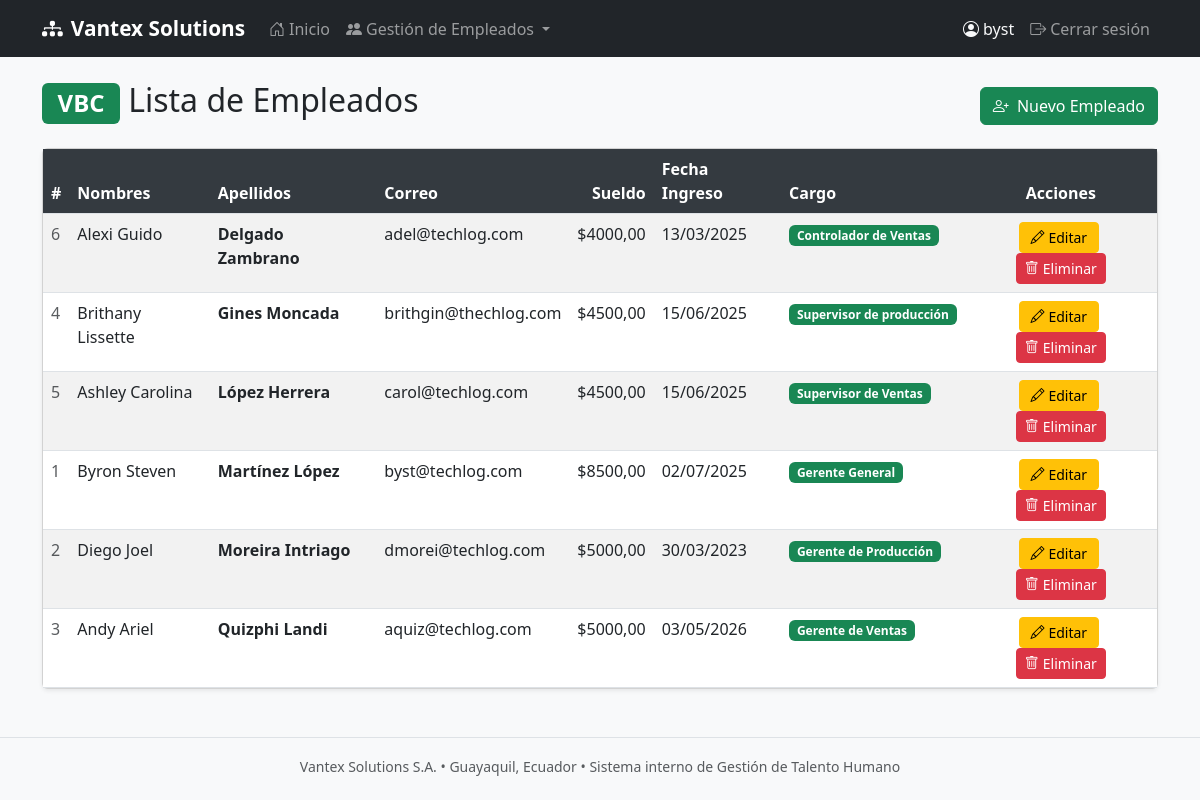
Page /vbc/empleados/ (signed in) on the committed database.
### empleados/models.py (models this page shows, shortened)
class Empleado(models.Model):
    nombres = models.CharField(max_length=100)
    apellidos = models.CharField(max_length=100)
    correo = models.EmailField()
    sueldo = models.DecimalField(max_digits=10, decimal_places=2)
    fecha_ingreso = models.DateField()
    cargo = models.ForeignKey(Cargo, on_delete=models.CASCADE, related_name='empleados')
    class Meta:
        verbose_name = 'Empleado'
        verbose_name_plural = 'Empleados'
        ordering = ['apellidos', 'nombres']

class Cargo(models.Model):
    nombre = models.CharField(max_length=100)
    descripcion = models.CharField(max_length=200, blank=True, null=True)
    def __str__(self):
        return self.nombre
    class Meta:
        verbose_name = 'Cargo'
        verbose_name_plural = 'Cargos'
        ordering = ['nombre']

### empleados/views_vbc.py (the view)
class EmpleadoListView(LoginRequiredMixin, ListView):
    model = Empleado
    template_name = 'empleados/vbc/empleado_lista.html'
    context_object_name = 'empleados'
    def get_queryset(self):
        return Empleado.objects.select_related('cargo').all()

### empleados/templates/empleados/vbc/empleado_lista.html (shortened to what this page needs)
{% extends 'empleados/base.html' %}
{% block content %}
<div class="d-flex justify-content-between align-items-center mb-3">
    <h2><span class="badge bg-success me-2">VBC</span>Lista de Empleados</h2>
    <a href="{% url 'vbc:empleado_crear' %}" class="btn btn-success">
        <i class="bi bi-person-plus me-1"></i> Nuevo Empleado
    </a>
</div>
{% if empleados %}
<div class="card shadow-sm">
    <div class="card-body p-0">
        <table class="table table-hover table-striped mb-0">
            <thead>
                <tr>
                    <th>#</th>
                    <th>Nombres</th>
                    <th>Apellidos</th>
                    <th>Correo</th>
                    <th class="text-end">Sueldo</th>
                    <th>Fecha Ingreso</th>
                    <th>Cargo</th>
                    <th class="text-center">Acciones</th>
                </tr>
            </thead>
            <tbody>
                {% for empleado in empleados %}
                <tr>
                    <td class="text-muted">{{ empleado.id }}</td>
                    <td>{{ empleado.nombres }}</td>
                    <td><strong>{{ empleado.apellidos }}</strong></td>
                    <td>{{ empleado.correo }}</td>
                    <td class="text-end">${{ empleado.sueldo }}</td>
                    <td>{{ empleado.fecha_ingreso|date:"d/m/Y" }}</td>
                    <td><span class="badge bg-success">{{ empleado.cargo }}</span></td>
                    <td class="text-center">
                        <a href="{% url 'vbc:empleado_editar' empleado.id %}" class="btn btn-sm btn-warning btn-action me-1">
                            <i class="bi bi-pencil me-1"></i>Editar
                        </a>
                        <a href="{% url 'vbc:empleado_eliminar' empleado.id %}" class="btn btn-sm btn-danger btn-action">
                            <i class="bi bi-trash me-1"></i>Eliminar
                        </a>
                    </td>
                </tr>
                {% endfor %}
            </tbody>
        </table>
    </div>
</div>
{% else %}
<div class="alert alert-info">
    <i class="bi bi-info-circle me-2"></i>No hay empleados registrados.
    <a href="{% url 'vbc:empleado_crear' %}" class="alert-link">Registrar el primero</a>.
</div>
{% endif %}
{% endblock %}

### empleados/templates/empleados/base.html (shortened to what this page needs)
<!DOCTYPE html>
<html lang="es">
<head>
    <link href="https://cdn.jsdelivr.net/npm/bootstrap@5.3.0/dist/css/bootstrap.min.css" rel="stylesheet">
    <link href="https://cdn.jsdelivr.net/npm/bootstrap-icons@1.10.5/font/bootstrap-icons.css" rel="stylesheet">
</head>
<body>
<nav class="navbar navbar-expand-lg navbar-dark bg-dark mb-4">
    <div class="container">
        <a class="navbar-brand" href="{% url 'home' %}">
            <i class="bi bi-diagram-3-fill me-2"></i>Vantex Solutions
        </a>
        <div class="collapse navbar-collapse" id="navbarNav">
            <ul class="navbar-nav me-auto">
                <li class="nav-item">
                    <a class="nav-link" href="{% url 'home' %}">
                        <i class="bi bi-house-door me-1"></i>Inicio
                    </a>
                </li>
                <li class="nav-item dropdown">
                    <a class="nav-link dropdown-toggle" href="#" role="button" data-bs-toggle="dropdown">
                        <i class="bi bi-people-fill me-1"></i>Gestión de Empleados
                    </a>
                </li>
            </ul>
            <ul class="navbar-nav ms-auto">
                {% if user.is_authenticated %}
                <li class="nav-item">
                    <span class="nav-link text-light">
                        <i class="bi bi-person-circle me-1"></i>{{ user.username }}
                    </span>
                </li>
                <li class="nav-item">
                    <a class="nav-link" href="{% url 'signout' %}">
                        <i class="bi bi-box-arrow-right me-1"></i>Cerrar sesión
                    </a>
                </li>
                {% endif %}
            </ul>
        </div>
    </div>
</nav>
<div class="container">
    {% block content %}{% endblock %}
</div>
<footer class="text-center text-muted mt-5 py-3 border-top">
    <small>Vantex Solutions S.A. &bull; Guayaquil, Ecuador &bull; Sistema interno de Gestión de Talento Humano</small>
</footer>
</body>
</html>

### empleados/templates/empleados/base.html (style rules this page uses)
body { background-color: #f8f9fa; }
.navbar-brand { font-weight: 700; font-size: 1.3rem; }
.table th { background-color: #343a40; color: white; }
.btn-action { min-width: 80px; }

### rows in the picture
Empleado: id "6", nombres "Alexi Guido", apellidos "Delgado Zambrano", correo "adel@techlog.com", sueldo "4000,00", fecha_ingreso "13/03/2025", cargo "Controlador de Ventas"
Empleado: id "4", nombres "Brithany Lissette", apellidos "Gines Moncada", correo "brithgin@thechlog.com", sueldo "4500,00", fecha_ingreso "15/06/2025", cargo "Supervisor de producción"
Empleado: id "5", nombres "Ashley Carolina", apellidos "López Herrera", correo "carol@techlog.com", sueldo "4500,00", fecha_ingreso "15/06/2025", cargo "Supervisor de Ventas"
Empleado: id "1", nombres "Byron Steven", apellidos "Martínez López", correo "byst@techlog.com", sueldo "8500,00", fecha_ingreso "02/07/2025", cargo "Gerente General"
Empleado: id "2", nombres "Diego Joel", apellidos "Moreira Intriago", correo "dmorei@techlog.com", sueldo "5000,00", fecha_ingreso "30/03/2023", cargo "Gerente de Producción"
Empleado: id "3", nombres "Andy Ariel", apellidos "Quizphi Landi", correo "aquiz@techlog.com", sueldo "5000,00", fecha_ingreso "03/05/2026", cargo "Gerente de Ventas"

### other values in the picture
{{ user.username }} "byst"
